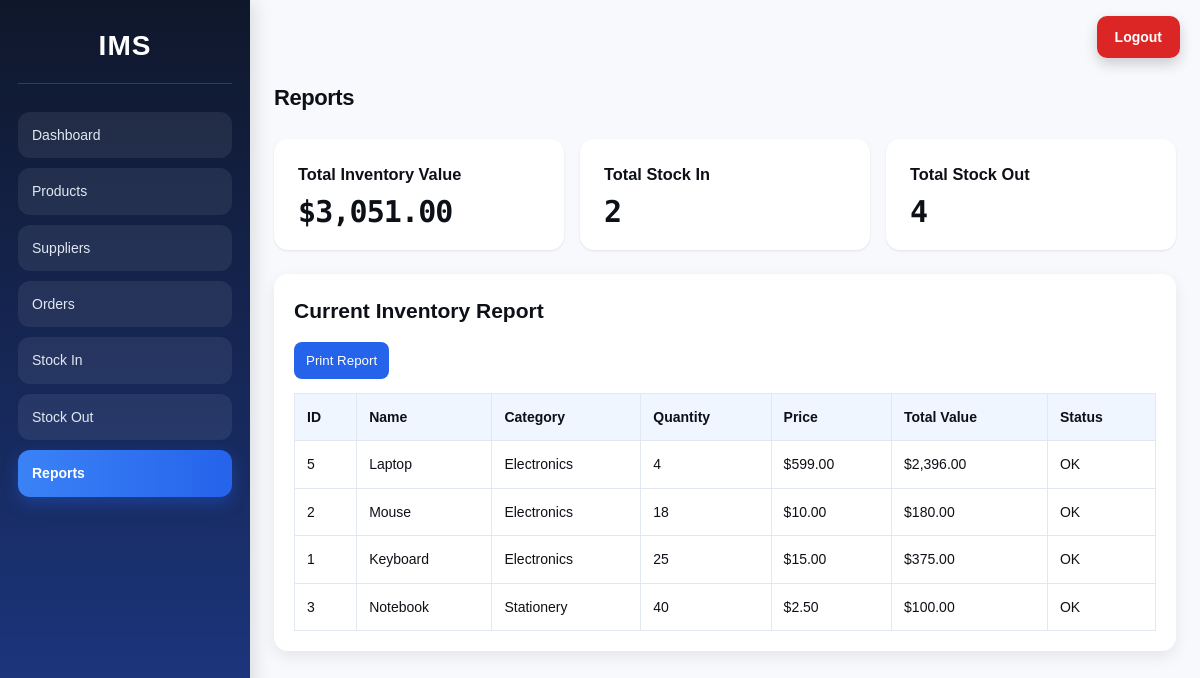
Before: /reports.php (signed in) with the older database file.
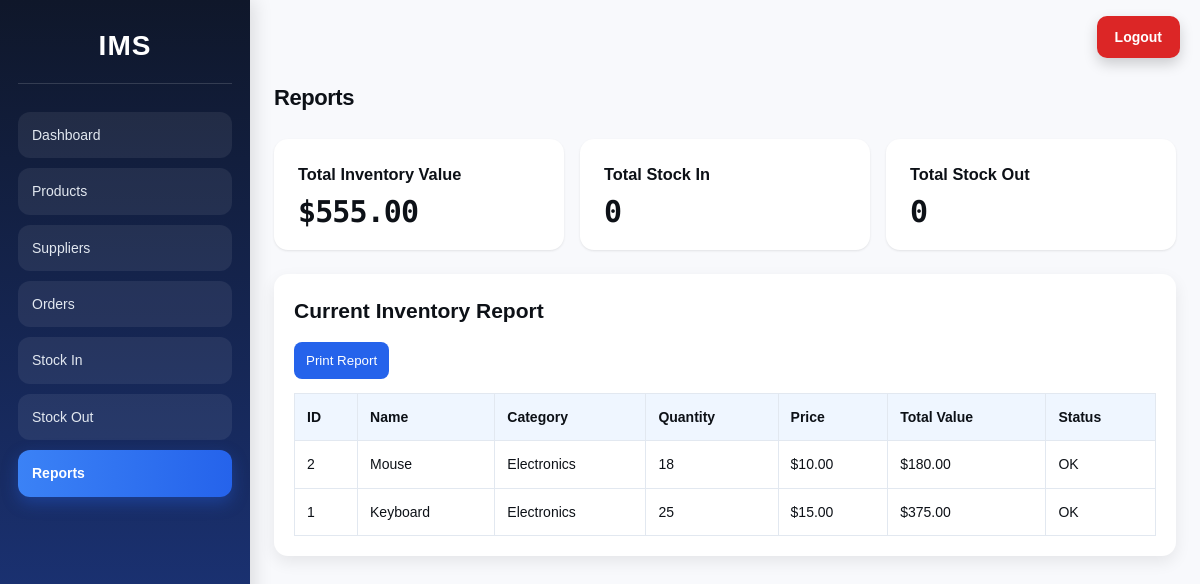
After: the same page with the newer database file.
### tables this page shows
CREATE TABLE products (
    id INTEGER PRIMARY KEY AUTOINCREMENT,
    name TEXT NOT NULL,
    category TEXT NOT NULL,
    quantity INTEGER NOT NULL DEFAULT 0,
    price REAL NOT NULL DEFAULT 0,
    reorder_level INTEGER NOT NULL DEFAULT 5,
    supplier_id INTEGER NULL,
    FOREIGN KEY (supplier_id) REFERENCES suppliers(id) ON DELETE SET NULL
);

### reports.php (the view, shortened to what this page needs)
<?php
require_once 'includes/auth_check.php';
$inventoryValue = $pdo->query("SELECT COALESCE(SUM(quantity * price), 0) FROM products")->fetchColumn();
$inCount = $pdo->query("SELECT COALESCE(SUM(quantity), 0) FROM stock_movements WHERE movement_type = 'IN'")->fetchColumn();
$outCount = $pdo->query("SELECT COALESCE(SUM(quantity), 0) FROM stock_movements WHERE movement_type = 'OUT'")->fetchColumn();
$products = $pdo->query("SELECT * FROM products ORDER BY quantity ASC")->fetchAll();
require_once 'includes/header.php';
?>
<h1>Reports</h1>
<div class="cards">
    <div class="card">
        <h3>Total Inventory Value</h3>
        <p>$<?= number_format($inventoryValue, 2) ?></p>
    </div>
    <div class="card">
        <h3>Total Stock In</h3>
        <p><?= $inCount ?></p>
    </div>
    <div class="card">
        <h3>Total Stock Out</h3>
        <p><?= $outCount ?></p>
    </div>
</div>
<section class="panel">
    <h2>Current Inventory Report</h2>
    <button onclick="window.print()">Print Report</button>
    <table>
        <tr>
            <th>ID</th>
            <th>Name</th>
            <th>Category</th>
            <th>Quantity</th>
            <th>Price</th>
            <th>Total Value</th>
            <th>Status</th>
        </tr>
        <?php foreach ($products as $product): ?>
        <tr>
            <td><?= $product['id'] ?></td>
            <td><?= htmlspecialchars($product['name']) ?></td>
            <td><?= htmlspecialchars($product['category']) ?></td>
            <td><?= $product['quantity'] ?></td>
            <td>$<?= number_format($product['price'], 2) ?></td>
            <td>$<?= number_format($product['price'] * $product['quantity'], 2) ?></td>
            <td><?= ($product['quantity'] <= $product['reorder_level']) ? 'Low Stock' : 'OK' ?></td>
        </tr>
        <?php endforeach; ?>
    </table>
</section>
<?php require_once 'includes/footer.php'; ?>

Changed rows visible on the page:
removed products: id "5", name "Laptop", category "Electronics", quantity "4", price "599.00", $product['price'] * $product['quantity'] "2,396.00", reorder_level "OK"
removed products: id "3", name "Notebook", category "Stationery", quantity "40", price "2.50", $product['price'] * $product['quantity'] "100.00", reorder_level "OK"
Other visible differences:
$inventoryValue: "3,051.00" → "555.00"
$inCount: "2" → "0"
$outCount: "4" → "0"
